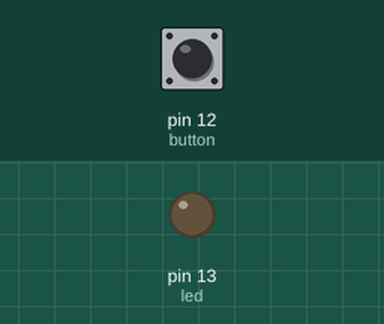
The sketch below on a simulated Arduino Uno, built with avr-gcc and run on an emulated ATmega328P. On the bench: output pins drawn as LEDs (lit = HIGH). Inputs (shaded band) come from the test bench; at power-on: pin 12 (button) LOW.

Above: at 1.2 s.
1.3 s: pin 12 (button) pulled HIGH for 0.15 s
At 1.37 s:
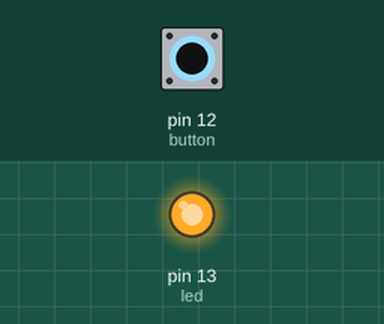
2.9 s: pin 12 (button) pulled HIGH for 3.2 s
At 7.2 s:
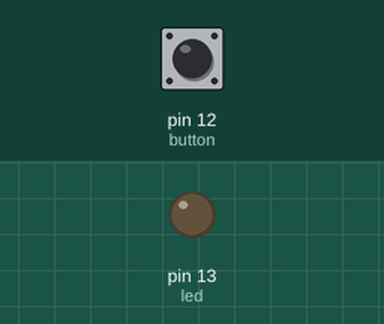
Timing chart, 0 to 8.7 s (numbered marks = the images above; inputs shaded):
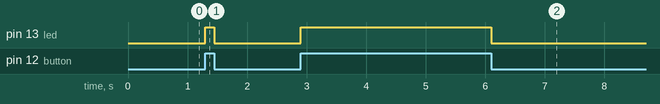

Measured:
- after the input at 1.3 s, pin 13 (led): LOW → HIGH at once, → LOW 0.15 s later
- after the input at 2.9 s, pin 13 (led): LOW → HIGH at once, → LOW 3.2 s later

The sketch:

Button_and_LED.ino
```cpp
/*
  Button_and_LED
  This program turns on an LED on whnever the user pushes a button
*/

// This time we will define the pins as words so we don't have to remember the numbers
int button = 12;     // we initialize pin 2 as the button
int led = 13;        // and pin 3 as the LED

// the setup function runs once when you press reset or power the board
void setup() {
  pinMode(button, INPUT);   // the button is an input (we are 'reading' the signal from it)
  pinMode(led, OUTPUT);   // and the LED is an output (we are 'writing' a signal to it)
}

// the loop function runs over and over again forever
void loop() {
  int buttonState = digitalRead(button);    // this reads the state (or value) of the button
            // if it’s pressed it will be 1 or HIGH
            // if not it will be 0 or LOW

  if (buttonState == 1) {       // now the code checks if the button is pressed (1)
    digitalWrite(led, 1);       // if so the LED turns on (note that 1 is the same as HIGH)
  }
  else {                        // otherwise
    digitalWrite(led, 0);       // the LED turns off (note that 0 is the same as LOW)
  }
  delay(1);   // the program then waits 1 ms before checking the button again
}
```
